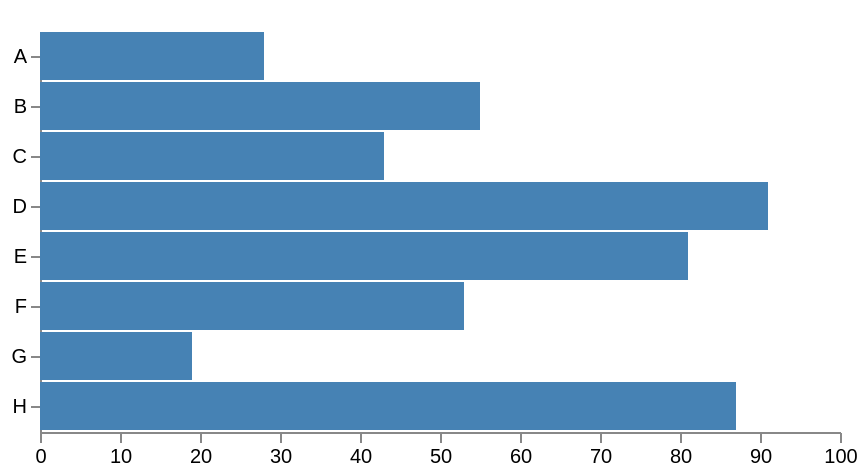

Describe this chart as a Vega-Lite specification.
### Vega specification from a JSON file in a GitHub repository (floating-point values rounded to 4 significant figures)
{"$schema": "https://vega.github.io/schema/vega/v4.0.json", "width": 400, "height": 200, "padding": 5, "data": [{"name": "table", "values": [{"category": "A", "amount": 28}, {"category": "B", "amount": 55}, {"category": "C", "amount": 43}, {"category": "D", "amount": 91}, {"category": "E", "amount": 81}, {"category": "F", "amount": 53}, {"category": "G", "amount": 19}, {"category": "H", "amount": 87}]}], "signals": [{"name": "tooltip", "value": {}, "on": [{"events": "rect:mouseover", "update": "datum"}, {"events": "rect:mouseout", "update": "{}"}]}], "scales": [{"name": "yscale", "domain": {"data": "table", "field": "category"}, "type": "band", "range": "height"}, {"name": "xscale", "domain": {"data": "table", "field": "amount"}, "range": "width", "nice": true}], "axes": [{"orient": "bottom", "scale": "xscale"}, {"orient": "left", "scale": "yscale"}], "marks": [{"type": "rect", "from": {"data": "table"}, "encode": {"enter": {"y": {"scale": "yscale", "field": "category"}, "height": {"scale": "yscale", "band": 1, "offset": -1}, "x2": {"scale": "xscale", "field": "amount"}, "x": {"scale": "xscale", "value": 0}}, "update": {"fill": {"value": "steelblue"}}, "hover": {"fill": {"value": "red"}}}}, {"type": "text", "encode": {"enter": {"align": {"value": "center"}, "baseline": {"value": "bottom"}, "fill": {"value": "#333"}}, "update": {"x": {"scale": "xscale", "signal": "tooltip.amount", "offset": 10}, "y": {"scale": "yscale", "signal": "tooltip.category", "band": 0.5}, "text": {"signal": "tooltip.amount"}, "fillOpacity": [{"test": "datum === tooltip", "value": 0}, {"value": 1}]}}}]}
